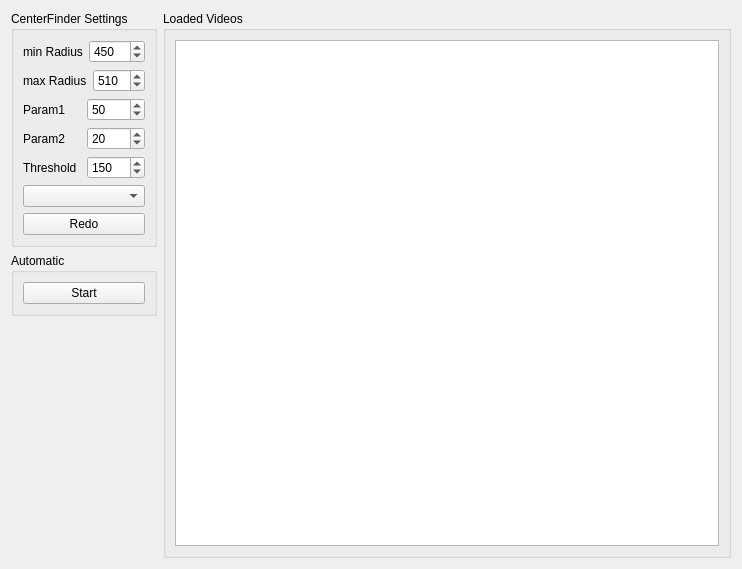
<?xml version="1.0" encoding="UTF-8"?>
<ui version="4.0">
 <class>Form</class>
 <widget class="QWidget" name="Form">
  <property name="geometry">
   <rect>
    <x>0</x>
    <y>0</y>
    <width>742</width>
    <height>569</height>
   </rect>
  </property>
  <property name="windowTitle">
   <string>Form</string>
  </property>
  <layout class="QGridLayout" name="gridLayout">
   <item row="0" column="0">
    <widget class="QGroupBox" name="groupBoxCenterFinder">
     <property name="title">
      <string>CenterFinder Settings</string>
     </property>
     <layout class="QVBoxLayout" name="verticalLayout">
      <item>
       <layout class="QHBoxLayout" name="horizontalLayout">
        <item>
         <widget class="QLabel" name="label">
          <property name="text">
           <string>min Radius</string>
          </property>
         </widget>
        </item>
        <item>
         <widget class="QSpinBox" name="spinBoxminRadius">
          <property name="maximum">
           <number>999</number>
          </property>
          <property name="value">
           <number>450</number>
          </property>
         </widget>
        </item>
       </layout>
      </item>
      <item>
       <layout class="QHBoxLayout" name="horizontalLayout_2">
        <item>
         <widget class="QLabel" name="label_2">
          <property name="text">
           <string>max Radius</string>
          </property>
         </widget>
        </item>
        <item>
         <widget class="QSpinBox" name="spinBoxmaxRadius">
          <property name="maximum">
           <number>999</number>
          </property>
          <property name="value">
           <number>510</number>
          </property>
         </widget>
        </item>
       </layout>
      </item>
      <item>
       <layout class="QHBoxLayout" name="horizontalLayout_3">
        <item>
         <widget class="QLabel" name="label_3">
          <property name="text">
           <string>Param1</string>
          </property>
         </widget>
        </item>
        <item>
         <widget class="QSpinBox" name="spinBoxparam1">
          <property name="maximum">
           <number>999</number>
          </property>
          <property name="value">
           <number>50</number>
          </property>
         </widget>
        </item>
       </layout>
      </item>
      <item>
       <layout class="QHBoxLayout" name="horizontalLayout_4">
        <item>
         <widget class="QLabel" name="label_4">
          <property name="text">
           <string>Param2</string>
          </property>
         </widget>
        </item>
        <item>
         <widget class="QSpinBox" name="spinBoxparam2">
          <property name="maximum">
           <number>999</number>
          </property>
          <property name="value">
           <number>20</number>
          </property>
         </widget>
        </item>
       </layout>
      </item>
      <item>
       <layout class="QHBoxLayout" name="horizontalLayout_5">
        <item>
         <widget class="QLabel" name="label_5">
          <property name="text">
           <string>Threshold</string>
          </property>
         </widget>
        </item>
        <item>
         <widget class="QSpinBox" name="spinBoxThreshold">
          <property name="maximum">
           <number>255</number>
          </property>
          <property name="value">
           <number>150</number>
          </property>
         </widget>
        </item>
       </layout>
      </item>
      <item>
       <layout class="QHBoxLayout" name="horizontalLayout_6">
        <item>
         <widget class="QComboBox" name="comboBoxThresholdMethod">
          <property name="editable">
           <bool>false</bool>
          </property>
          <property name="currentText">
           <string/>
          </property>
          <property name="currentIndex">
           <number>-1</number>
          </property>
         </widget>
        </item>
       </layout>
      </item>
      <item>
       <widget class="QPushButton" name="pushButtonRedoCenter">
        <property name="text">
         <string>Redo</string>
        </property>
       </widget>
      </item>
      <item>
       <layout class="QHBoxLayout" name="horizontalLayout_7"/>
      </item>
     </layout>
    </widget>
   </item>
   <item row="0" column="1" rowspan="4">
    <widget class="QGroupBox" name="groupBox_2">
     <property name="sizePolicy">
      <sizepolicy hsizetype="MinimumExpanding" vsizetype="MinimumExpanding">
       <horstretch>1</horstretch>
       <verstretch>0</verstretch>
      </sizepolicy>
     </property>
     <property name="title">
      <string>Loaded Videos</string>
     </property>
     <layout class="QGridLayout" name="gridLayout_3">
      <item row="0" column="0">
       <widget class="QListWidget" name="listWidgetVideos"/>
      </item>
     </layout>
    </widget>
   </item>
   <item row="3" column="0">
    <spacer name="verticalSpacer">
     <property name="orientation">
      <enum>Qt::Vertical</enum>
     </property>
     <property name="sizeHint" stdset="0">
      <size>
       <width>20</width>
       <height>40</height>
      </size>
     </property>
    </spacer>
   </item>
   <item row="1" column="0">
    <widget class="QGroupBox" name="groupBox">
     <property name="title">
      <string>Automatic</string>
     </property>
     <layout class="QGridLayout" name="gridLayout_2">
      <item row="0" column="0">
       <widget class="QPushButton" name="pushButtonStartStop">
        <property name="text">
         <string>Start</string>
        </property>
        <property name="checkable">
         <bool>true</bool>
        </property>
       </widget>
      </item>
     </layout>
    </widget>
   </item>
  </layout>
 </widget>
 <resources/>
 <connections/>
</ui>
